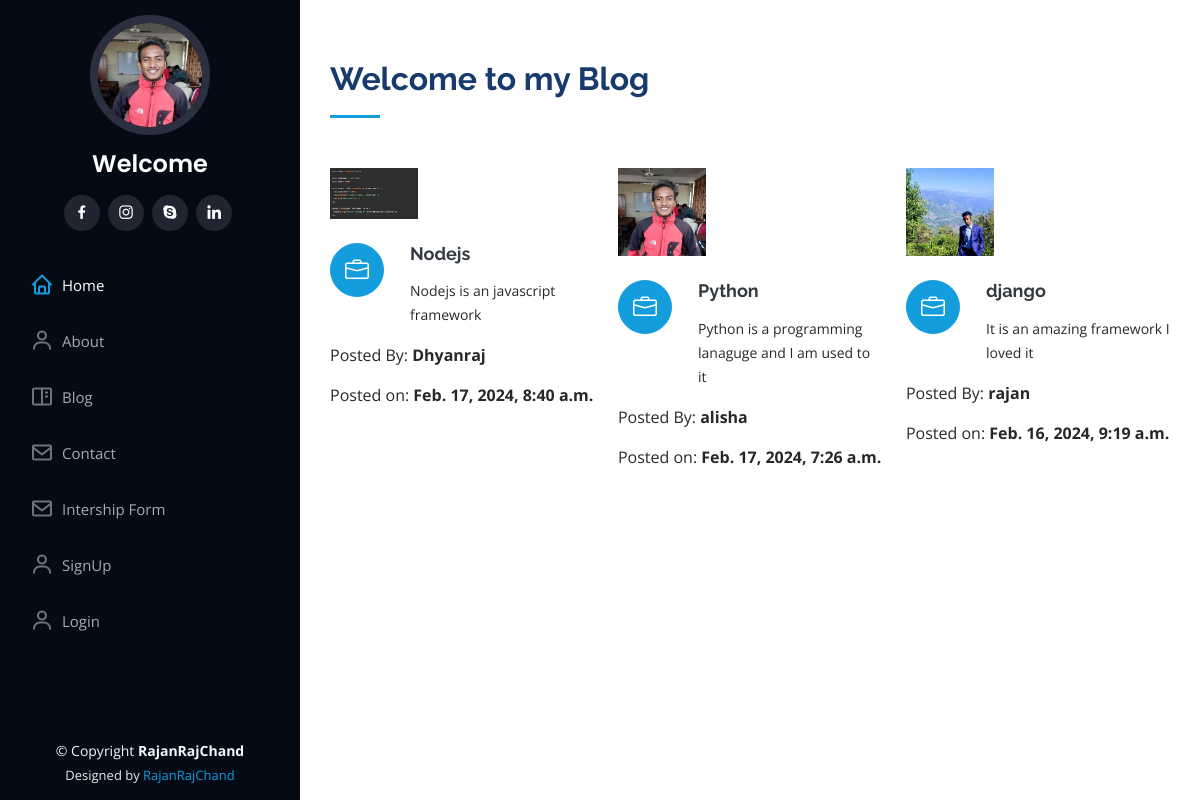
Screenshot of /blog/ with the database file from the repository.
### portfolio/models.py (models this page shows, shortened)
class Blogs(models.Model):
    title=models.CharField(max_length=60)
    description=models.TextField()
    authorname=models.CharField(max_length=15)
    img=models.ImageField(upload_to='blog',blank=True,null=True)
    timestamp=models.DateTimeField(auto_now_add=True)

### portfolio/views.py (the view)
# urls.py: path('blog/',views.handleblog,name='handleblog'),
def handleblog(request):
    posts=Blogs.objects.all()
    context={"posts":posts}
    return render(request,'handleblog.html',context)

### templates/handleblog.html (shortened to what this page needs)
{% extends "basic.html" %}
{% block body %}
{% load static %}
 <section id="services" class="services">
    <div class="container">
      <div class="section-title">
        <h2>Welcome to my Blog</h2>
      </div>
    <div class="row">
 {% for post in posts reversed %}
        <div class="col-lg-4 col-md-6 icon-box" data-aos="fade-up">
            <div class="col-lg-4" data-aos="fade-right">
                <img src="{{post.img.url}}" class="img-fluid" alt="no-image">
              </div>
              <br>
          <div class="icon"><i class="bi bi-briefcase"></i></div>
          <h4 class="title"><a href="">{{post.title}}</a></h4>
          <p class="description">{{post.description}}</p>
          <p>Posted By: <b>{{post.authorname}}</b></p>
          <p>Posted on: <b>{{post.timestamp}}</b></p>
        </div>
{% endfor %}
      </div>
    </div>
  </section>
{% endblock body %}

### templates/basic.html (shortened to what this page needs)
{% load static %}
<!DOCTYPE html>
<html lang="en">
  <head>
    <link href="{% static 'assets/vendor/aos/aos.css' %}" rel="stylesheet" />
    <link
      href="{% static 'assets/vendor/bootstrap/css/bootstrap.min.css' %}"
      rel="stylesheet"
    />
    <link
      href="{% static 'assets/vendor/bootstrap-icons/bootstrap-icons.css' %}"
      rel="stylesheet"
    />
    <link
      href="{% static 'assets/vendor/boxicons/css/boxicons.min.css' %}"
      rel="stylesheet"
    />
    <link
      href="{% static 'assets/vendor/glightbox/css/glightbox.min.css' %}"
      rel="stylesheet"
    />
    <link
      href="{% static 'assets/vendor/swiper/swiper-bundle.min.css' %}"
      rel="stylesheet"
    />
    <link href="{% static 'assets/css/style.css' %}" rel="stylesheet" />
  </head>
  <body>
    <header id="header">
      <div class="d-flex flex-column">
        <div class="profile">
          <img
            src="{% static 'assets/img/ark.jpg' %}"
            alt=""
            class="img-fluid rounded-circle"
          />
          <h1 class="text-light">
            <a href="index.html">Welcome {{user.username }}</a>
          </h1>
          <div class="social-links mt-3 text-center">
            <a href="https://www.facebook.com/rajanraj.chandthakuri" target="_blank" class="facebook"><i class="bx bxl-facebook"></i></a>
            <a href="https://www.instagram.com/swamidhyanraj/"  target="_blank" class="instagram"><i class="bx bxl-instagram"></i></a>
            <a href="https://twitter.com/home"  target="_blank" class="google-plus"><i class="bx bxl-skype"></i></a>
            <a href="https://www.linkedin.com/in/rajan-raj-chand-29659127a/"  target="_blank" class="linkedin"><i class="bx bxl-linkedin"></i></a>
          </div>
        </div>
        <nav id="navbar" class="nav-menu navbar">
          <ul>
            <li>
              <a href="/" class="nav-link scrollto active"
                ><i class="bx bx-home"></i> <span>Home</span></a
              >
            </li>
            <li>
              <a href="/about" class="nav-link scrollto"
                ><i class="bx bx-user"></i> <span>About</span></a
              >
            </li>
            <li>
              <a href="/blog" class="nav-link scrollto"
                ><i class="bx bx-book-content"></i> <span>Blog</span></a
              >
            </li>
            <li>
              <a href="/contact" class="nav-link scrollto"
                ><i class="bx bx-envelope"></i> <span>Contact</span></a
              >
            </li>
            <li>
              <a href="/intershipdetails" class="nav-link scrollto">
              <i class="bx bx-envelope"></i> <span>Intership Form</span></a>
            </li>
            {% if not request.user.is_authenticated %}
            <li>
              <a href="/auth/signup" class="nav-link scrollto"
                ><i class="bx bx-user"></i> <span>SignUp</span></a
              >
            </li>
            <li>
              <a href="/auth/login/" class="nav-link scrollto"
                ><i class="bx bx-user"></i> <span>Login</span></a
              >
            </li>
            {% else %}
            <li>
              <a href="/auth/logout/" class="nav-link scrollto"
                ><i class="bx bx-user"></i> <span>Logout</span></a
              >
            </li>
            {% endif %}
          </ul>
        </nav>
      </div>
    </header>
    <main id="main">{% block body %} {% endblock body %}</main>
    <footer id="footer">
      <div class="container">
        <div class="copyright">
          &copy; Copyright <strong><span>RajanRajChand</span></strong>
        </div>
        <div class="credits">
          Designed by <a href="https://bootstrapmade.com/">RajanRajChand</a>
        </div>
      </div>
    </footer>
  </body>
</html>

### static/assets/css/style.css (style rules this page uses)
body { font-family: "Open Sans", sans-serif; color: #272829; }
a { color: #149ddd; text-decoration: none; }
h1, h2, h3, h4, h5, h6 { font-family: "Raleway", sans-serif; }
#header { position: fixed; top: 0; left: 0; bottom: 0; width: 300px; transition: all ease-in-out 0.5s; z-index: 9997; transition: all 0.5s; padding: 0 15px; background: #040b14; overflow-y: auto; }
#header .profile img { margin: 15px auto; display: block; width: 120px; border: 8px solid #2c2f3f; }
#header .profile h1 { font-size: 24px; margin: 0; padding: 0; font-weight: 600; -moz-text-align-last: center; text-align-last: center; font-family: "Poppins", sans-serif; }
#header .profile h1 a, #header .profile h1 a:hover { color: #fff; text-decoration: none; }
#header .profile .social-links a { font-size: 18px; display: inline-block; background: #212431; color: #fff; line-height: 1; padding: 8px 0; margin-right: 4px; border-radius: 50%; text-align: center; width: 36px; height: 36px; transition: 0.3s; }
#main { margin-left: 300px; }
.container, .container-fluid { padding-left: 30px; padding-right: 30px; }
.nav-menu { padding: 30px 0 0 0; }
.nav-menu * { margin: 0; padding: 0; list-style: none; }
.nav-menu>ul>li { position: relative; white-space: nowrap; }
.nav-menu a, .nav-menu a:focus { display: flex; align-items: center; color: #a8a9b4; padding: 12px 15px; margin-bottom: 8px; transition: 0.3s; font-size: 15px; }
.nav-menu a i, .nav-menu a:focus i { font-size: 24px; padding-right: 8px; color: #6f7180; }
.nav-menu a:hover, .nav-menu .active, .nav-menu .active:focus, .nav-menu li:hover>a { text-decoration: none; color: #fff; }
.nav-menu a:hover i, .nav-menu .active i, .nav-menu .active:focus i, .nav-menu li:hover>a i { color: #149ddd; }
section { padding: 60px 0; overflow: hidden; }
.section-title { padding-bottom: 30px; }
.section-title h2 { font-size: 32px; font-weight: bold; margin-bottom: 20px; padding-bottom: 20px; position: relative; color: #173b6c; }
.section-title h2::after { content: ""; position: absolute; display: block; width: 50px; height: 3px; background: #149ddd; bottom: 0; left: 0; }
.services .icon-box { margin-bottom: 20px; }
.services .icon { float: left; display: flex; align-items: center; justify-content: center; width: 54px; height: 54px; background: #149ddd; border-radius: 50%; transition: 0.5s; border: 1px solid #149ddd; }
.services .icon i { color: #fff; font-size: 24px; line-height: 0; }
.services .title { margin-left: 80px; font-weight: 700; margin-bottom: 15px; font-size: 18px; }
.services .title a { color: #343a40; }
.services .description { margin-left: 80px; line-height: 24px; font-size: 14px; }
#footer { padding: 15px; color: #f4f6fd; font-size: 14px; position: fixed; left: 0; bottom: 0; width: 300px; z-index: 9999; background: #040b14; }
#footer .copyright { text-align: center; }
#footer .credits { padding-top: 5px; text-align: center; font-size: 13px; color: #eaebf0; }

### rows the page displays
Blogs: img (picture), title "Nodejs", description "Nodejs is an javascript framework", authorname "Dhyanraj", timestamp "Feb. 17, 2024, 8:40 a.m."
Blogs: img (picture), title "Python", description "Python is a programming lanaguge and I am used to it", authorname "alisha", timestamp "Feb. 17, 2024, 7:26 a.m."
Blogs: img (picture), title "django", description "It is an amazing framework I loved it", authorname "rajan", timestamp "Feb. 16, 2024, 9:19 a.m."
